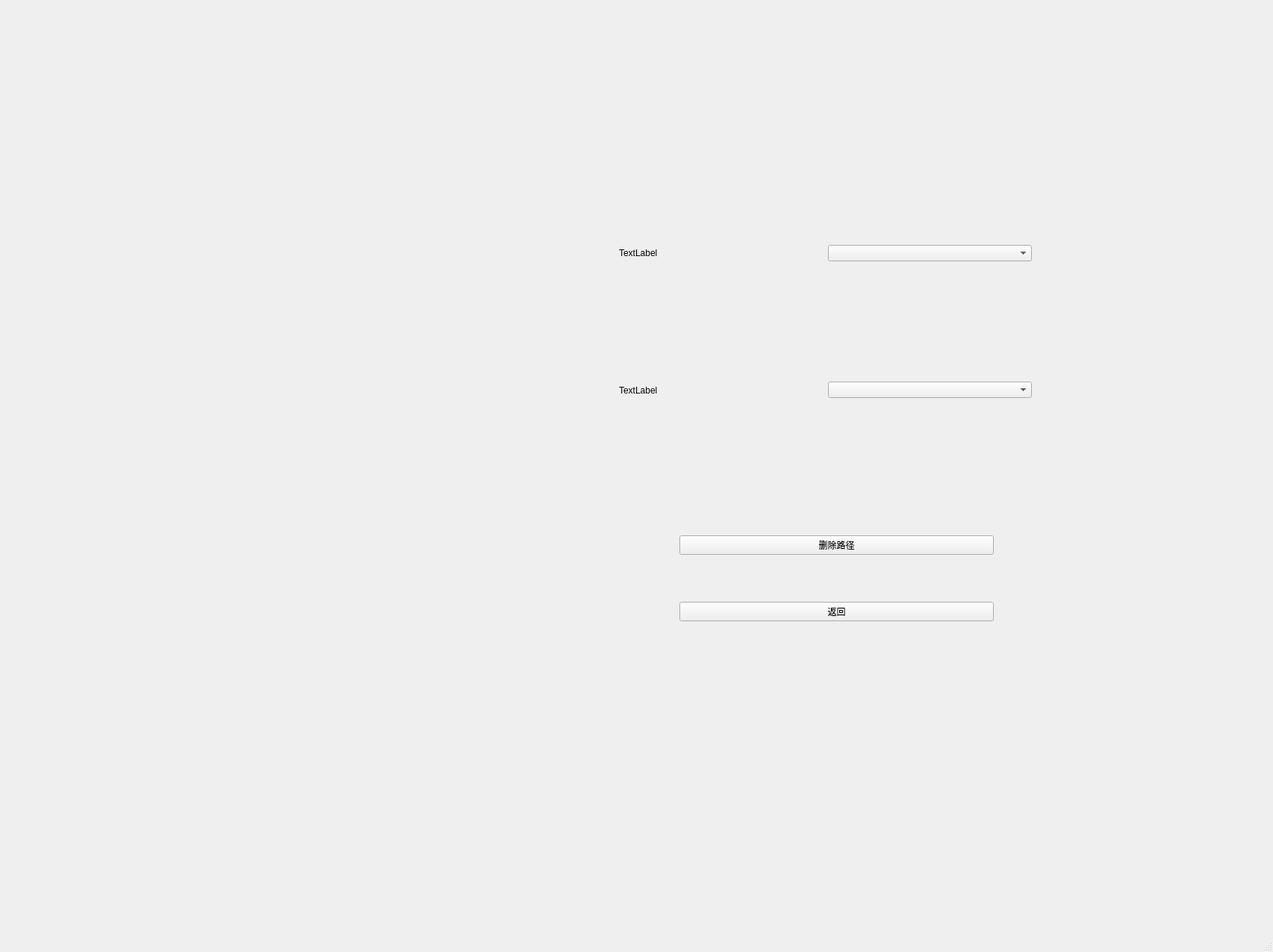
<?xml version="1.0" encoding="UTF-8"?>
<ui version="4.0">
 <class>Delete_path</class>
 <widget class="QMainWindow" name="Delete_path">
  <property name="geometry">
   <rect>
    <x>0</x>
    <y>0</y>
    <width>1705</width>
    <height>1275</height>
   </rect>
  </property>
  <property name="windowTitle">
   <string>MainWindow</string>
  </property>
  <widget class="QWidget" name="centralwidget">
   <widget class="QWidget" name="widget_3" native="true">
    <property name="geometry">
     <rect>
      <x>820</x>
      <y>250</y>
      <width>571</width>
      <height>361</height>
     </rect>
    </property>
    <layout class="QVBoxLayout" name="verticalLayout">
     <item>
      <widget class="QWidget" name="widget" native="true">
       <layout class="QHBoxLayout" name="horizontalLayout">
        <item>
         <widget class="QLabel" name="label">
          <property name="text">
           <string>TextLabel</string>
          </property>
         </widget>
        </item>
        <item>
         <widget class="QComboBox" name="comboBox"/>
        </item>
       </layout>
      </widget>
     </item>
     <item>
      <widget class="QWidget" name="widget_2" native="true">
       <layout class="QHBoxLayout" name="horizontalLayout_2">
        <item>
         <widget class="QLabel" name="label_2">
          <property name="text">
           <string>TextLabel</string>
          </property>
         </widget>
        </item>
        <item>
         <widget class="QComboBox" name="comboBox_2"/>
        </item>
       </layout>
      </widget>
     </item>
    </layout>
   </widget>
   <widget class="QWidget" name="widget_4" native="true">
    <property name="geometry">
     <rect>
      <x>910</x>
      <y>660</y>
      <width>421</width>
      <height>231</height>
     </rect>
    </property>
    <layout class="QVBoxLayout" name="verticalLayout_2">
     <item>
      <widget class="QPushButton" name="pushButton">
       <property name="text">
        <string>删除路径</string>
       </property>
      </widget>
     </item>
     <item>
      <widget class="QPushButton" name="pushButton_2">
       <property name="text">
        <string>返回</string>
       </property>
      </widget>
     </item>
    </layout>
   </widget>
  </widget>
  <widget class="QMenuBar" name="menubar">
   <property name="geometry">
    <rect>
     <x>0</x>
     <y>0</y>
     <width>1705</width>
     <height>21</height>
    </rect>
   </property>
  </widget>
  <widget class="QStatusBar" name="statusbar"/>
 </widget>
 <resources/>
 <connections/>
</ui>
